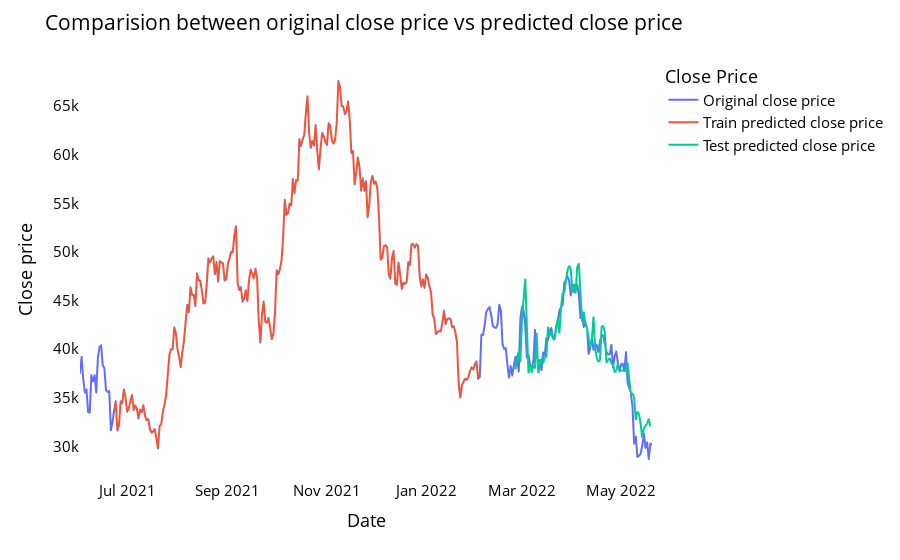

The cell this chart's notebook holds for it:
### Code cell
# shift train predictions for plotting

look_back=time_step
trainPredictPlot = np.empty_like(closedf)
trainPredictPlot[:, :] = np.nan
trainPredictPlot[look_back:len(train_predict)+look_back, :] = train_predict
print("Train predicted data: ", trainPredictPlot.shape)

# shift test predictions for plotting
testPredictPlot = np.empty_like(closedf)
testPredictPlot[:, :] = np.nan
testPredictPlot[len(train_predict)+(look_back*2)+1:len(closedf)-1, :] = test_predict
print("Test predicted data: ", testPredictPlot.shape)

names = cycle(['Original close price','Train predicted close price','Test predicted close price'])

plotdf = pd.DataFrame({'Date': close_stock['Date'],
                       'original_close': close_stock['Close'],
                      'train_predicted_close': trainPredictPlot.reshape(1,-1)[0].tolist(),
                      'test_predicted_close': testPredictPlot.reshape(1,-1)[0].tolist()})
fig = px.line(plotdf,x=plotdf['Date'], y=[plotdf['original_close'],plotdf['train_predicted_close'],
                                          plotdf['test_predicted_close']],
              labels={'value':'Close price','Date': 'Date'})
fig.update_layout(title_text='Comparision between original close price vs predicted close price',
                  plot_bgcolor='white', font_size=15, font_color='black',legend_title_text='Close Price')
fig.for_each_trace(lambda t:  t.update(name = next(names)))

fig.update_xaxes(showgrid=False)
fig.update_yaxes(showgrid=False)
fig.show()

### Figure 1 — Plotly figure (JSON) as saved in the notebook; plotly's stock layout.template omitted (floating-point values rounded to 4 significant figures; data arrays with more than 128 entries replaced by an {"elided": "..."} marker saying what was removed)
{"data": [{"hovertemplate": "variable=original_close<br>Date=%{x}<br>Close price=%{y}<extra></extra>", "legendgroup": "original_close", "line": {"color": "#636efa", "dash": "solid"}, "marker": {"symbol": "circle"}, "mode": "lines", "name": "Original close price", "showlegend": true, "type": "scattergl", "x": {"elided": "353 str values"}, "xaxis": "x", "y": {"elided": "353 float values"}, "yaxis": "y"}, {"hovertemplate": "variable=train_predicted_close<br>Date=%{x}<br>Close price=%{y}<extra></extra>", "legendgroup": "train_predicted_close", "line": {"color": "#EF553B", "dash": "solid"}, "marker": {"symbol": "circle"}, "mode": "lines", "name": "Train predicted close price", "showlegend": true, "type": "scattergl", "x": {"elided": "353 str values"}, "xaxis": "x", "y": {"elided": "353 float values"}, "yaxis": "y"}, {"hovertemplate": "variable=test_predicted_close<br>Date=%{x}<br>Close price=%{y}<extra></extra>", "legendgroup": "test_predicted_close", "line": {"color": "#00cc96", "dash": "solid"}, "marker": {"symbol": "circle"}, "mode": "lines", "name": "Test predicted close price", "showlegend": true, "type": "scattergl", "x": {"elided": "353 str values"}, "xaxis": "x", "y": {"elided": "353 float values"}, "yaxis": "y"}], "layout": {"font": {"color": "black", "size": 15}, "legend": {"title": {"text": "Close Price"}, "tracegroupgap": 0}, "margin": {"t": 60}, "plot_bgcolor": "white", "title": {"text": "Comparision between original close price vs predicted close price"}, "xaxis": {"anchor": "y", "domain": [0, 1], "showgrid": false, "title": {"text": "Date"}}, "yaxis": {"anchor": "x", "domain": [0, 1], "showgrid": false, "title": {"text": "Close price"}}}}
